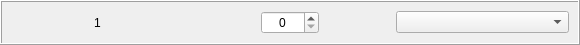
<?xml version="1.0" encoding="UTF-8"?>
<ui version="4.0">
 <class>LED</class>
 <widget class="QWidget" name="LED">
  <property name="geometry">
   <rect>
    <x>0</x>
    <y>0</y>
    <width>580</width>
    <height>42</height>
   </rect>
  </property>
  <property name="windowTitle">
   <string>Form</string>
  </property>
  <layout class="QHBoxLayout" name="horizontalLayout" stretch="0">
   <property name="spacing">
    <number>0</number>
   </property>
   <property name="leftMargin">
    <number>0</number>
   </property>
   <property name="topMargin">
    <number>0</number>
   </property>
   <property name="rightMargin">
    <number>0</number>
   </property>
   <property name="bottomMargin">
    <number>0</number>
   </property>
   <item>
    <widget class="QFrame" name="frame">
     <property name="frameShape">
      <enum>QFrame::Box</enum>
     </property>
     <property name="frameShadow">
      <enum>QFrame::Raised</enum>
     </property>
     <layout class="QHBoxLayout" name="horizontalLayout_2" stretch="3,1,3">
      <property name="spacing">
       <number>77</number>
      </property>
      <item>
       <widget class="QLabel" name="label_LEDNumber">
        <property name="text">
         <string notr="true">1</string>
        </property>
        <property name="alignment">
         <set>Qt::AlignCenter</set>
        </property>
       </widget>
      </item>
      <item>
       <widget class="QSpinBox" name="spinBox_InputNumber">
        <property name="alignment">
         <set>Qt::AlignCenter</set>
        </property>
        <property name="correctionMode">
         <enum>QAbstractSpinBox::CorrectToNearestValue</enum>
        </property>
       </widget>
      </item>
      <item>
       <widget class="CenteredCBox" name="comboBox_Function"/>
      </item>
     </layout>
    </widget>
   </item>
  </layout>
 </widget>
 <customwidgets>
  <customwidget>
   <class>CenteredCBox</class>
   <extends>QComboBox</extends>
   <header>centered_cbox.h</header>
  </customwidget>
 </customwidgets>
 <resources/>
 <connections/>
</ui>
